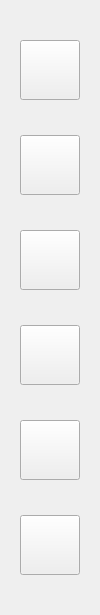
<?xml version="1.0" encoding="UTF-8"?>
<ui version="4.0">
 <class>ToolBar1</class>
 <widget class="QWidget" name="ToolBar1">
  <property name="geometry">
   <rect>
    <x>0</x>
    <y>0</y>
    <width>100</width>
    <height>615</height>
   </rect>
  </property>
  <property name="maximumSize">
   <size>
    <width>100</width>
    <height>16777215</height>
   </size>
  </property>
  <property name="windowTitle">
   <string>Form</string>
  </property>
  <property name="autoFillBackground">
   <bool>false</bool>
  </property>
  <property name="styleSheet">
   <string notr="true"/>
  </property>
  <layout class="QVBoxLayout" name="verticalLayout">
   <item alignment="Qt::AlignHCenter">
    <widget class="ToolBarButton" name="pushButton">
     <property name="minimumSize">
      <size>
       <width>60</width>
       <height>60</height>
      </size>
     </property>
     <property name="maximumSize">
      <size>
       <width>60</width>
       <height>60</height>
      </size>
     </property>
     <property name="autoFillBackground">
      <bool>false</bool>
     </property>
     <property name="text">
      <string/>
     </property>
    </widget>
   </item>
   <item alignment="Qt::AlignHCenter">
    <widget class="ToolBarButton" name="pushButton_5">
     <property name="minimumSize">
      <size>
       <width>60</width>
       <height>60</height>
      </size>
     </property>
     <property name="maximumSize">
      <size>
       <width>60</width>
       <height>60</height>
      </size>
     </property>
     <property name="text">
      <string/>
     </property>
    </widget>
   </item>
   <item alignment="Qt::AlignHCenter">
    <widget class="ToolBarButton" name="pushButton_6">
     <property name="minimumSize">
      <size>
       <width>60</width>
       <height>60</height>
      </size>
     </property>
     <property name="maximumSize">
      <size>
       <width>60</width>
       <height>60</height>
      </size>
     </property>
     <property name="text">
      <string/>
     </property>
    </widget>
   </item>
   <item alignment="Qt::AlignHCenter">
    <widget class="ToolBarButton" name="pushButton_4">
     <property name="minimumSize">
      <size>
       <width>60</width>
       <height>60</height>
      </size>
     </property>
     <property name="maximumSize">
      <size>
       <width>60</width>
       <height>60</height>
      </size>
     </property>
     <property name="text">
      <string/>
     </property>
    </widget>
   </item>
   <item alignment="Qt::AlignHCenter">
    <widget class="ToolBarButton" name="pushButton_3">
     <property name="minimumSize">
      <size>
       <width>60</width>
       <height>60</height>
      </size>
     </property>
     <property name="maximumSize">
      <size>
       <width>60</width>
       <height>60</height>
      </size>
     </property>
     <property name="text">
      <string/>
     </property>
    </widget>
   </item>
   <item alignment="Qt::AlignHCenter">
    <widget class="ToolBarButton" name="pushButton_2">
     <property name="minimumSize">
      <size>
       <width>60</width>
       <height>60</height>
      </size>
     </property>
     <property name="maximumSize">
      <size>
       <width>60</width>
       <height>60</height>
      </size>
     </property>
     <property name="text">
      <string/>
     </property>
    </widget>
   </item>
  </layout>
 </widget>
 <customwidgets>
  <customwidget>
   <class>ToolBarButton</class>
   <extends>QPushButton</extends>
   <header location="global">ToolBarButton.h</header>
  </customwidget>
 </customwidgets>
 <resources/>
 <connections/>
</ui>
